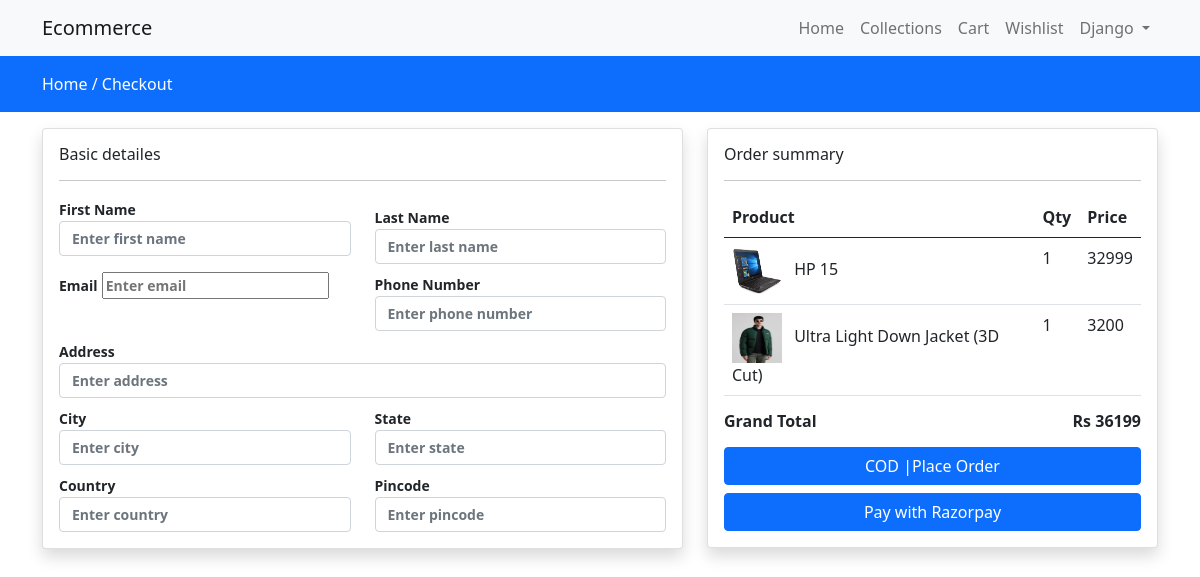
Page /check_out (signed in) on the committed database.
### store/models.py (models this page shows, shortened)
class Cart(models.Model):
    user = models.ForeignKey(User, on_delete=models.CASCADE)
    product = models.ForeignKey(Products, on_delete=models.CASCADE)
    product_qty = models.IntegerField(null=False, blank=False)
    created_at = models.DateTimeField(auto_now_add=True)

class Products(models.Model):
    category=models.ForeignKey(Category,on_delete=models.CASCADE)
    product_name=models.CharField(max_length=200,null=False,blank=False)
    slug=models.CharField(max_length=150,null=False,blank=False)
    product_image=models.ImageField(upload_to=get_file_path,null=True,blank=True)
    small_description=models.TextField(max_length=500,null=False,blank=False)
    quantity=models.IntegerField(null=False,blank=False)
    status=models.BooleanField(default=False,help_text="0=default,1=Hidden")
    original_price=models.FloatField(null=False,blank=False)
    selling_price=models.FloatField(null=False,blank=False)
    trending=models.BooleanField(default=False,help_text="0=default,1=Trending")
    tag=models.CharField(max_length=150,null=False,blank=False)
    meta_title=models.CharField(max_length=200,null=False,blank=False)
    meta_keyword=models.CharField(max_length=200,null=False,blank=False)
    meta_description=models.TextField(max_length=500,null=False,blank=False)
    created_at=models.DateTimeField(auto_now_add=True)

### store/controller/checkoutview.py (the view)
# urls.py: path("check_out",checkoutview.checkout,name="checkout"),
def checkout(request):
    raw_cart = Cart.objects.filter(user=request.user)
    for item in raw_cart:
        if item.product_qty > item.product.quantity:
            Cart.objects.delete(id=item.id)
    cart_items = Cart.objects.filter(user=request.user)
    total_price = 0
    for item in cart_items:
        total_price = total_price + item.product.selling_price * item.product_qty
    userprofile = Profile.objects.filter(user=request.user).first()
    context = {'cart_items': cart_items, 'total_price': total_price,'userprofile':userprofile}
    return render(request, "store/checkout.html", context)

### store/templates/store/checkout.html (shortened to what this page needs)
{% extends 'store/layout/main.html' %}
{% block content %}
<div class="py-3 bg-primary">
    <div class="container">
        <a class="text-white" href="{% url 'home' %}"> Home /</a>
        <a class="text-white" href="{% url 'checkout' %}">  Checkout</a>
    </div>
</div>
<div class="container mt-3">
    <form action="{% url 'placeorder' %}" method="POST">
    <div class="row">
        <div class="col-md-7 ">
            <div class="card shadow">
                <div class="card-body">
                    <h6>Basic detailes</h6>
                    <hr>
                    <div class="row checkoutform">
                        <div class="col-md-6">
                            <label>First Name</label>
                           <input type="text"  required class="form-control" name="fname" placeholder="Enter first name">
                        </div>
                        <div class="col-md-6 mt-2">
                            <label>Last Name</label>
                           <input type="text" required value="" {{request.user.first_name}}" class="form-control" name="lname" placeholder="Enter last name">
                        </div>
                        <div class="col-md-6 mt-2">
                            <label>Email</label>
                           <input type="text"required  value="" {{request.user.last_name}}"class="form-control" name="email" placeholder="Enter email">
                        </div>
                        <div class="col-md-6 mt-2">
                            <label>Phone Number</label>
                           <input type="text" required value="{{userprofile.phone}}" class="form-control" name="phone" placeholder="Enter phone number">
                        </div>
                        <div class="col-md-12 mt-2">
                            <label>Address</label>
                           <input type="text" required class="form-control" name="address" placeholder="Enter address">
                        </div>
                        <div class="col-md-6 mt-2">
                            <label>City</label>
                           <input type="text" requiredvalue="{{userprofile.address}}" value="{{userprofile.city}}"class="form-control"  name="city"  placeholder="Enter city">
                        </div>
                        <div class="col-md-6 mt-2">
                            <label>State</label>
                           <input type="text" value="{{userprofile.state}}"class="form-control"  name="state"  placeholder="Enter state">
                        </div>
                        <div class="col-md-6 mt-2">
                            <label>Country</label>
                           <input type="text" required value="{{userprofile.country}}"class="form-control"  name="country"  placeholder="Enter country">
                        </div>
                        <div class="col-md-6 mt-2">
                            <label>Pincode</label>
                           <input type="text" required value="{{userprofile.pincode}}"class="form-control"  name="pincode"  placeholder="Enter pincode ">
                        </div>
                    </div>
                </div>
            </div>
        </div>
        <div class="col-md-5">
            <div class="card shadow ">
                <div class="card-body">
                    <h6>Order summary</h6>
                    <hr>
                    {% if cart_items  %}
                        <table class="table table-stripeds table-bordereds">
                            <thead>
                                <tr>
                                    <th> Product</th>
                                    <th> Qty</th>
                                    <th> Price</th>
                                </tr>
                            </thead>
                            <tbody>
                                {% for item in cart_items   %}
                                    <tr>
                                        <td>
                                            <img src="{{ item.product.product_image.url}}"  class="me-2" height="50px" width="50px">
                                            {{item.product.product_name}}
                                             </td>
                                        <td> {{item.product_qty}} </td>
                                        <td> {{item.product.selling_price | stringformat:'d'}} </td>
                                    </tr>
                                {% endfor %}
                            </tbody>
                        </table>
                        <h6 class="fw-bold">Grand Total
                            <span class="float-end">Rs {{ total_price | stringformat:'d'}}</span>
                        </h6>
                        <div class="mt-3">
                            <button type="submit" class="btn btn-primary w-100">COD |Place Order </a>
                            <button type="button" class="btn btn-primary payWithRazorpay w-100 mt-2">Pay with Razorpay </a>
                        </div>
                    {% else %}
                        <h4>Your cart is empty</h4>
                    {% endif %}
                </div>
            </div>
        </div>
    </div>
    </form>
</div>
{% endblock content %}

### store/templates/store/inc/navbar.html (shortened to what this page needs)
<nav class="navbar navbar-expand-lg navbar-light bg-light">
  <div class="container">
    <a class="navbar-brand" href="#">Ecommerce</a>
    <div class="collapse navbar-collapse" id="navbarNav">
      <ul class="navbar-nav ms-auto">
        <li class="nav-item">
          <a class="nav-link {% if request.resolver_match.url_name == 'home' %} active {% endif %}" aria-current="page" href="{% url 'home' %}">Home</a>
        </li>
        <li class="nav-item">
          <a class="nav-link {% if request.resolver_match.url_name == 'collections' %} active {% endif %}" aria-current="page" href="{% url 'collections' %}">Collections</a>
        </li>
        <li class="nav-item">
          <a class="nav-link {% if request.resolver_match.url_name == 'cart' %} active {% endif %}" aria-current="page" href="{% url 'cart' %}">Cart</a>
        </li>
        <li class="nav-item">
          <a class="nav-link {% if request.resolver_match.url_name == 'wishlist' %} active {% endif %}" aria-current="page" href="{% url 'wishlist' %}">Wishlist</a>
        </li>
        {% if request.user.is_authenticated %}
        <li class="nav-item dropdown">
          <a class="nav-link dropdown-toggle" href="#" id="navbarDropdown" role="button" data-bs-toggle="dropdown" aria-expanded="false">
            {{ request.user }}
          </a>
        {% endif %}
        </ul>
    </div>
  </div>
</nav>

### static/css/custom.css (style rules this page uses)
.checkoutform label { font-size: 14px; font-weight: 600; }
.checkoutform input { font-size: 14px; font-weight: 600; }

### store/templates/store/layout/main.html (style rules this page uses)
a { text-decoration : none; }

### rows in the picture
Cart: product.product_image (picture), product.product_name "HP 15", product_qty "1", product.selling_price "32999"
Cart: product.product_image (picture), product.product_name "Ultra Light Down Jacket (3D Cut)", product_qty "1", product.selling_price "3200"

### other values in the picture
{{ request.user }} "Django"
{{ total_price | stringformat:'d' }} "36199"
